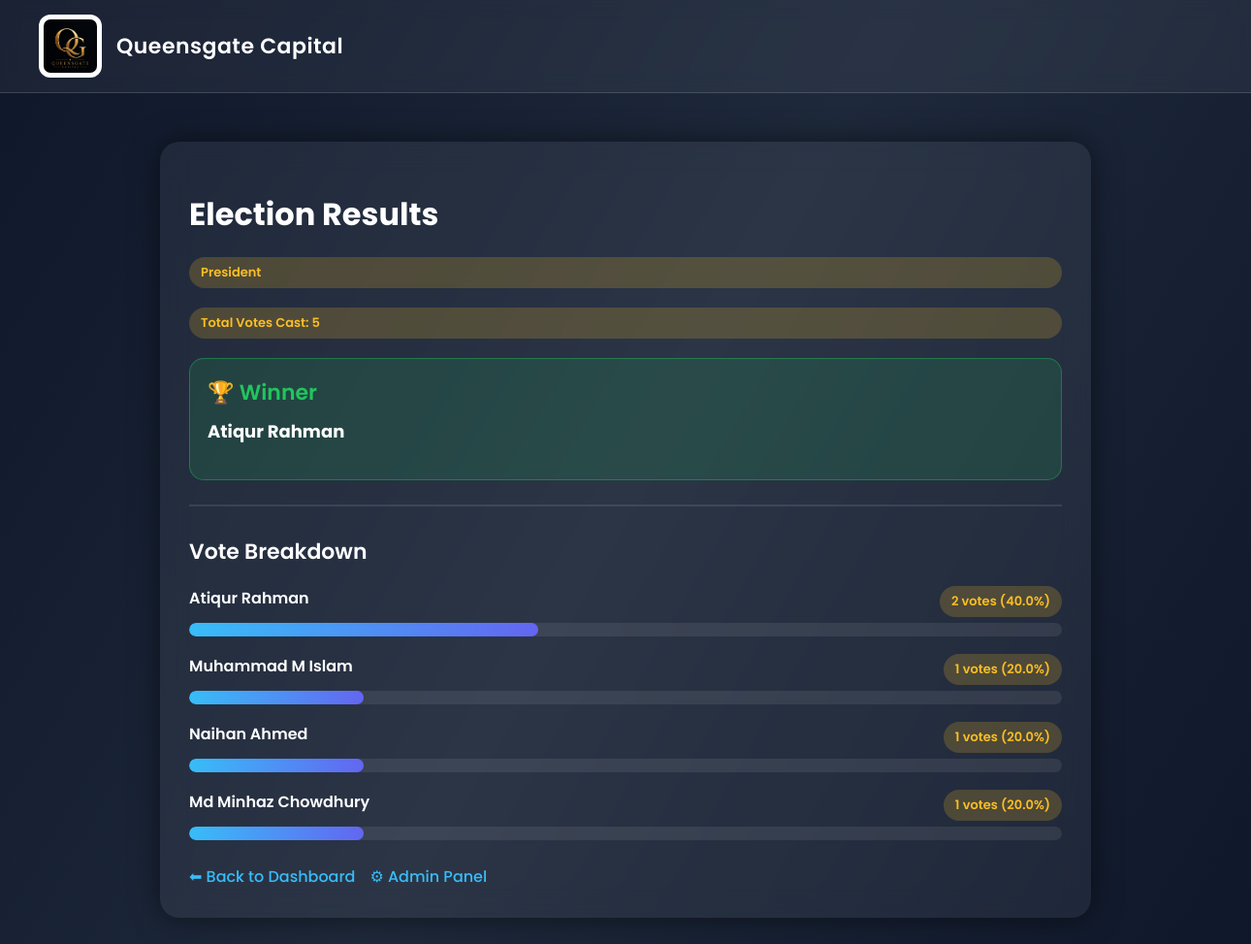
Page /results/5 (signed in) on the committed database.
### tables this page shows
CREATE TABLE topics (
        id INTEGER PRIMARY KEY AUTOINCREMENT,
        title TEXT NOT NULL,
        is_active INTEGER DEFAULT 1
    );

CREATE TABLE votes (
        id INTEGER PRIMARY KEY AUTOINCREMENT,
        topic_id INTEGER NOT NULL,
        candidate_name TEXT NOT NULL,
        vote_count INTEGER DEFAULT 0,
        FOREIGN KEY(topic_id) REFERENCES topics(id)
    );

### app.py (the view)
@app.route("/results/<int:topic_id>")
def results(topic_id):
    conn = connect_db()
    topic = conn.execute("SELECT * FROM topics WHERE id=?", (topic_id,)).fetchone()
    if not topic:
        conn.close()
        return "❌ Topic not found."
    if topic["is_active"] == 1 and not session.get("admin_logged_in"):
        conn.close()
        return "❌ Results hidden until closed."
    results_data = conn.execute(
        "SELECT candidate_name, vote_count FROM votes WHERE topic_id=? ORDER BY vote_count DESC",
        (topic_id,)
    ).fetchall()
    winner = results_data[0]["candidate_name"] if results_data else None
    conn.close()
    return render_template(
        "results.html",
        topic=topic,
        results=results_data,
        winner=winner
    )

### database.py (called while the page is built)
def connect_db():
    conn = sqlite3.connect(DB_NAME)
    conn.row_factory = sqlite3.Row
    return conn

### templates/results.html (shortened to what this page needs)
<!DOCTYPE html>
<html>
<head>
    <link rel="stylesheet" href="{{ url_for('static', filename='style.css') }}">
</head>
<body>
<div class="navbar">
    <div class="brand">
        <img src="{{ url_for('static', filename='logo.jpeg') }}" class="logo">
        <h2>Queensgate Capital</h2>
    </div>
</div>
<div class="container">
    <h1>Election Results</h1>
    <p class="badge">{{ topic.title }}</p>
    {% set total_votes = results | sum(attribute='vote_count') %}
    <div style="margin-top: 20px;">
        <p class="badge">Total Votes Cast: {{ total_votes }}</p>
    </div>
    {% if winner %}
        <div style="
            margin-top: 20px;
            padding: 18px;
            border-radius: 15px;
            background: rgba(34, 197, 94, 0.15);
            border: 1px solid rgba(34, 197, 94, 0.4);
        ">
            <h2 style="margin:0; color:#22c55e;">🏆 Winner</h2>
            <p style="font-size:18px; font-weight:700; margin-top:10px;">
                {{ winner }}
            </p>
        </div>
    {% endif %}
    <hr style="margin: 25px 0; border: 1px solid rgba(255,255,255,0.1);">
    {% if results|length == 0 %}
        <p style="color: rgba(255,255,255,0.75);">
            No votes submitted yet.
        </p>
    {% else %}
        <h2>Vote Breakdown</h2>
        {% for row in results %}
            {% set percent = (row.vote_count / total_votes * 100) if total_votes > 0 else 0 %}
            <div style="margin-bottom: 18px;">
                <div style="display:flex; justify-content:space-between;">
                    <span style="font-weight:600;">{{ row.candidate_name }}</span>
                    <span class="badge">{{ row.vote_count }} votes ({{ "%.1f"|format(percent) }}%)</span>
                </div>
                <div style="
                    width: 100%;
                    height: 14px;
                    background: rgba(255,255,255,0.08);
                    border-radius: 10px;
                    margin-top: 6px;
                    overflow: hidden;
                ">
                    <div style="
                        width: {{ percent }}%;
                        height: 100%;
                        background: linear-gradient(90deg, #38bdf8, #6366f1);
                        border-radius: 10px;
                    "></div>
                </div>
            </div>
        {% endfor %}
    {% endif %}
    <div class="footer-links">
        <a href="/">⬅ Back to Dashboard</a>
        <a href="/admin_dashboard">⚙ Admin Panel</a>
    </div>
</div>
</body>
</html>

### static/style.css (style rules this page uses)
body { margin: 0; font-family: "Poppins", sans-serif; background: linear-gradient(120deg, #0f172a, #1e293b, #0f172a); color: white; min-height: 100vh; }
.navbar { width: 100%; padding: 15px 40px; background: rgba(255, 255, 255, 0.05); backdrop-filter: blur(10px); border-bottom: 1px solid rgba(255, 255, 255, 0.15); display: flex; justify-content: space-between; align-items: center; }
.brand { display: flex; align-items: center; gap: 15px; }
.logo { width: 55px; height: 55px; border-radius: 12px; object-fit: cover; background: white; padding: 5px; }
.brand h2 { font-size: 22px; font-weight: 600; margin: 0; letter-spacing: 0.5px; }
.container { width: 90%; max-width: 900px; margin: 50px auto; padding: 30px; background: rgba(255, 255, 255, 0.06); border-radius: 20px; box-shadow: 0px 0px 30px rgba(0, 0, 0, 0.5); backdrop-filter: blur(15px); }
h1 { font-size: 32px; margin-bottom: 20px; font-weight: 700; }
h2 { font-size: 22px; margin-top: 30px; font-weight: 600; }
a { text-decoration: none; color: #38bdf8; font-weight: 500; transition: 0.2s ease; }
.badge { background: rgba(251, 191, 36, 0.2); padding: 6px 12px; border-radius: 20px; font-size: 13px; font-weight: 600; color: #fbbf24; }
.footer-links { margin-top: 25px; display: flex; gap: 15px; }
div[style*="background: linear-gradient"] { transition: width 0.6s ease-in-out; }

### rows in the picture
topics: title "President"
votes: candidate_name "Atiqur Rahman", vote_count "2", percent "40.0"
votes: candidate_name "Muhammad M Islam", vote_count "1", percent "20.0"
votes: candidate_name "Naihan Ahmed", vote_count "1", percent "20.0"
votes: candidate_name "Md Minhaz Chowdhury", vote_count "1", percent "20.0"

### other values in the picture
{{ total_votes }} "5"
